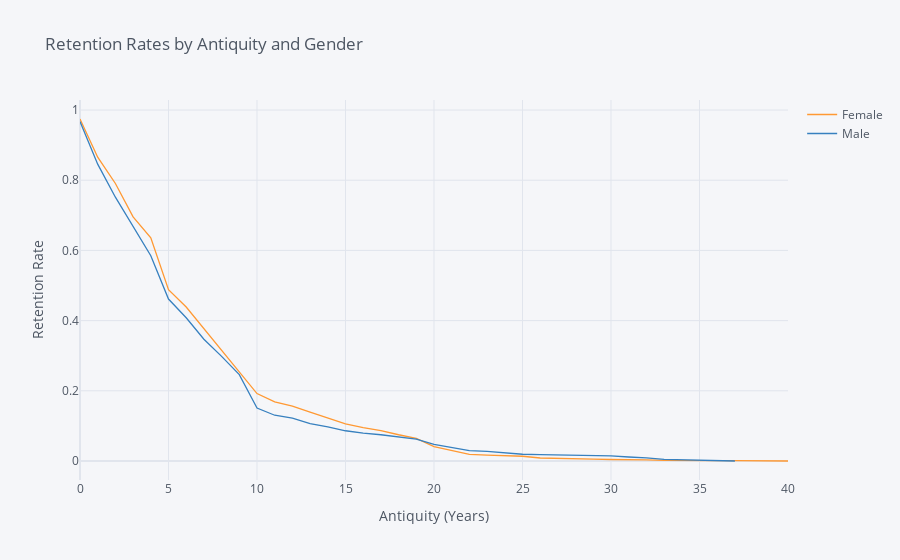

Notebook code for this chart:
### Markdown cell above
## 2. Compare the plot above with one that plots employee retention rates by gender over the number of years the employee has been working for the company.

### Code cell
rates = survival(data, 'Gender', 'YearsAtCompany','RelationshipSatisfaction')
rates.iplot(kind='line', xTitle='Antiquity (Years)', yTitle='Retention Rate',
            title='Retention Rates by Antiquity and Gender')

### Figure 1 — Plotly figure (JSON) as saved in the notebook; plotly's stock layout.template omitted (floating-point values rounded to 4 significant figures)
{"data": [{"line": {"color": "rgba(255, 153, 51, 1.0)", "dash": "solid", "shape": "linear", "width": 1.3}, "mode": "lines", "name": "Female", "text": "", "type": "scatter", "x": [0, 1, 2, 3, 4, 5, 6, 7, 8, 9, 10, 11, 12, 13, 14, 15, 16, 17, 18, 19, 20, 21, 22, 23, 24, 25, 26, 27, 29, 30, 31, 32, 33, 34, 36, 37, 40], "y": [0.9745, 0.8656, 0.7908, 0.6956, 0.6361, 0.4881, 0.4388, 0.3776, 0.3146, 0.2534, 0.1922, 0.1684, 0.1565, 0.1395, 0.1224, 0.1054, 0.09524, 0.08673, 0.07483, 0.06463, 0.04082, 0.03061, 0.01871, 0.01701, 0.01531, 0.01361, 0.008503, 0.006803, 0.005102, 0.004252, 0.004252, 0.003401, 0.001701, 0.0008503, 0.0008503, 0.0008503, 0]}, {"line": {"color": "rgba(55, 128, 191, 1.0)", "dash": "solid", "shape": "linear", "width": 1.3}, "mode": "lines", "name": "Male", "text": "", "type": "scatter", "x": [0, 1, 2, 3, 4, 5, 6, 7, 8, 9, 10, 11, 12, 13, 14, 15, 16, 17, 18, 19, 20, 21, 22, 23, 24, 25, 26, 27, 29, 30, 31, 32, 33, 34, 36, 37, 40], "y": [0.9671, 0.8458, 0.7517, 0.6701, 0.585, 0.4615, 0.4082, 0.3469, 0.2982, 0.246, 0.1508, 0.1304, 0.1224, 0.1066, 0.09751, 0.08617, 0.07937, 0.07483, 0.06803, 0.06236, 0.04762, 0.03855, 0.02948, 0.02721, 0.02268, 0.01927, 0.01814, 0.01701, 0.01587, 0.01474, 0.01134, 0.00907, 0.004535, 0.003401, 0.001134, 0, ""]}], "layout": {"legend": {"bgcolor": "#F5F6F9", "font": {"color": "#4D5663"}}, "paper_bgcolor": "#F5F6F9", "plot_bgcolor": "#F5F6F9", "title": {"font": {"color": "#4D5663"}, "text": "Retention Rates by Antiquity and Gender"}, "xaxis": {"gridcolor": "#E1E5ED", "showgrid": true, "tickfont": {"color": "#4D5663"}, "title": {"font": {"color": "#4D5663"}, "text": "Antiquity (Years)"}, "zerolinecolor": "#E1E5ED"}, "yaxis": {"gridcolor": "#E1E5ED", "showgrid": true, "tickfont": {"color": "#4D5663"}, "title": {"font": {"color": "#4D5663"}, "text": "Retention Rate"}, "zerolinecolor": "#E1E5ED"}}}
